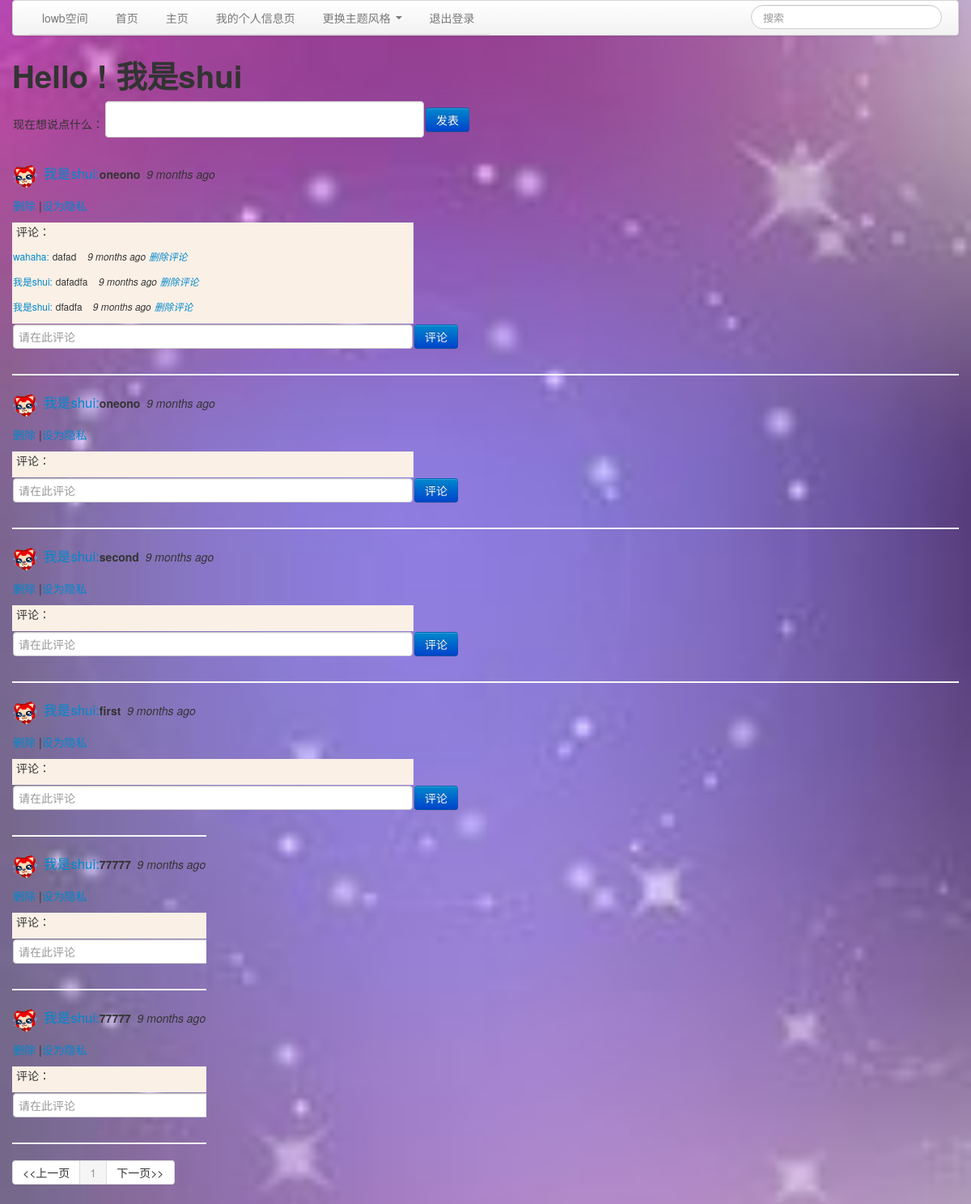
The app's page /index (signed in) with its own data.
### app/models.py (models this page shows, shortened)
class User(db.Model):
	id = db.Column(db.Integer,primary_key=True)
	nickname = db.Column(db.String(64),index= True,unique=True)
	email = db.Column(db.String(120),index= True,unique=True)#对字段修改migrate好像无效
	posts = db.relationship('Post',backref='author',lazy='dynamic')
	about_me = db.Column(db.String(140))
	last_seen = db.Column(db.DateTime)
	fav = db.Column(db.String(64))
	img = db.Column(db.String(64))
	followed =db.relationship('User',
							secondary = followers,
							primaryjoin = (followers.c.follower_id == id),
							secondaryjoin = (followers.c.followed_id == id),
							backref =db.backref('followers',lazy ='dynamic'),
							lazy='dynamic')
	def followed_posts(self):
		return Post.query.join(followers, (followers.c.followed_id == Post.user_id)).filter(followers.c.follower_id == self.id).order_by(Post.timestamp.desc())
	def avatar(self):
		return self.img
	def is_authenticated(self):
		return True

class Post(db.Model):
	__searchable__ = ['body']
	id = db.Column(db.Integer,primary_key =True)
	body = db.Column(db.String(140))
	timestamp =db.Column(db.DateTime)
	user_id = db.Column(db.Integer,db.ForeignKey('user.id'))
	mark = db.Column(db.Integer)#设为隐私标记，仅自己可见
	review = db.relationship('Comment', backref='post', lazy='dynamic')
	def post_comments(self):
		return self.review.order_by(Comment.timestamp.desc())

class Comment(db.Model):
	id = db.Column(db.Integer, primary_key=True)
	observer = db.Column(db.String(64),index= True)
	comment_id = db.Column(db.Integer, db.ForeignKey('post.id'))
	content = db.Column(db.String(140))  # 评论功能
	timestamp = db.Column(db.DateTime)

### app/views.py (the view)
@app.route('/',methods=['GET','POST'])
@app.route('/index',methods=['GET','POST'])
@app.route('/index/<int:page>/<background>', methods = ['GET', 'POST'])
@login_required
def index(page=1):
	form = PostForm()
	if form.validate_on_submit():
		post = Post(body=form.post.data,timestamp=datetime.utcnow(),author=g.user,mark=0)
		db.session.add(post)
		db.session.commit()
		flash("发表成功~~")
		return redirect(url_for('index'))#避免了用户在提交 blog 后不小心触发刷新的动作而导致插入重复的 blog。
	posts = g.user.followed_posts().paginate(page, POSTS_PER_PAGE, False)
	return render_template("index.html",form= form,title='我的主页',background= g.user.fav,posts=posts)

### app/forms.py
class SearchForm(Form):
	search = StringField('search', validators=[DataRequired()])

class CommentForm(Form):
	comment = StringField('comment', validators=[DataRequired()])

### app/momentjs.py (called while the page is built)
	def render(self,format):
		return Markup("<script>\ndocument.write(moment(\"%s\").%s);\n</script>" % (self.timestamp.strftime("%Y-%m-%dT%H:%M:%S Z"), format))

	def fromNow(self):
		return self.render("fromNow()")

### app/views.py (called while the page is built)
@app.before_request
def before_request():
	g.user = current_user
	if g.user.is_authenticated():
		g.user.last_seen = datetime.utcnow()
		db.session.add(g.user)
		db.session.commit()
		g.search_form = SearchForm()
		g.form2 = CommentForm()

@lm.user_loader
def load_user(id):
	return User.query.get(int(id))

### app/templates/index.html (shortened to what this page needs)
{%extends"base.html"%}
{%block content%}
<h1>Hello ! {{g.user.nickname}} </h1>
<form action="" method="post" name="post">
	<table>
		<tr>
			<td width="280">现在想说点什么：</td>
			<td width="120">{{form.post(style="width:380px;height:35px")}}</td>
			<td width="150"><div class="control-group"><div class="controls"><input class="btn btn-primary" type="submit" value="发表"></div></div></td>
			<td>
		</tr>
	</table>
</form>
{% for post in posts.items %}
	{%if post.author.id==g.user.id%}
	{%include 'post.html'%}
	{%elif post.mark==0%}
	{%include 'post.html'%}
	{%endif%}
	<hr>
{% endfor %}
<div class="pagination">
  <ul>
    <li>{% if posts.has_prev %}<a href="{{ url_for('index',page = posts.prev_num) }}"><<上一页</a>{% else %}<span><<上一页</span>{% endif %}</li>
    {%for p in posts.iter_pages(left_edge=2,left_current=2,right_current=5,right_edge=2)%}
		{% if p %}
			{% if p == posts.page %}
			<li class="active"><a href="{{ url_for('index',page = p) }}">{{p}}</a></li>
			{% else %}
			<li><a href="{{ url_for('index',page = p) }}">{{p}}</a></li>
			{%endif%}
		{%endif%}
	{%endfor%}
    <li>{% if posts.has_next %}<a href="{{ url_for('index',page = posts.next_num) }}">下一页>></a>{% else %}<span>下一页>></span>{% endif %}</li>
  </ul>
</div>
{%endblock%}

### app/templates/base.html (shortened to what this page needs)
<!DOCTYPE html>
<html>
  <head>
    <link href="/static/css/bootstrap.min.css" rel="stylesheet" media="screen">
    <link href="/static/css/bootstrap-responsive.min.css" rel="stylesheet">
  </head>
  <body>
    <div class="container">
      <div class="navbar">
        <div class="navbar-inner">
			<ul class="nav nav-tabs">
				<li class="navbar-header">
					<a class="navbar-brand" href="#">lowb空间</a>
				</li>
				<li>
					<a href="/index">首页</a></li>
				{%if g.user.is_authenticated()%}
				<li>
					<a href="/index">主页</a><li>
				<li>
					<a href="{{url_for('user',nickname=g.user.nickname)}}">我的个人信息页</a><li>
				<li class="dropdown">
					<a class="dropdown-toggle" data-toggle="dropdown" href="#">更换主题风格
						<span class="caret"></span></a>
				<li>
					<a href="{{url_for('logout')}}">退出登录</a><li>
				{% endif %}
			</ul>
		  <div class="nav-collapse collapse">
			{%if g.user.is_authenticated()%}
			<form class="navbar-search pull-right" action="{{url_for('search')}}" method="post" name="search">{{g.search_form.hidden_tag()}}{{g.search_form.search(placeholder="搜索",class="search-query")}}</form>
			{% endif %}
		  </div>
		</div>
	  </div>
      <div class="row">
        <div class="span12">
		  {%block content%}{%endblock%}
		</div>
	  </div>
	</div>
  </body>
</html>

### app/templates/post.html
<table>
    <tr valign="top">
        <td><p><a href="{{url_for('user', nickname = post.author.nickname)}}"><img src="{{post.author.avatar()}}"width="30" class="img-circle">
			&nbsp;<big><a href="{{url_for('user', nickname = post.author.nickname)}}">{{post.author.nickname}}:</a></big><strong>{{post.body}}</strong><i>&nbsp;&nbsp;{{momentjs(post.timestamp).fromNow()}}</i></big></p>
		</td>
	</tr>
	<tr valign="middle">
		<td>
			<p>
			{% if post.author.id == g.user.id %}
			  <a href="{{ url_for('delete', id = post.id) }}">删除</a>
			  {%if post.mark==0%}
			  |<a href="{{ url_for('mark', id = post.id) }}">设为隐私</a>
			  {%else%}
			  |<span>已设为隐私</span>
			  |<a href="{{ url_for('mark', id = post.id) }}">点击公开</a>
			  {%endif%}
			{% endif %}
			</p>
		</td>
    </tr>
	<tr valign="top">
	  <td style="background-color:#FAF0E6;" width="480">
	  {%if post.post_comments()%}
	    <p><span>&nbsp;评论：</span></p>
		{%for comment in post.post_comments()%}
		<p><span>{%include 'comment.html'%}</span></p>
		{%endfor%}
	  {%else%}
	  <p>暂无评论</p>
	  {%endif%}
	  </td>
	</tr>
	<tr valign="middle">
		<form action="{{url_for('comment',id=post.id)}}" method="post" name="comment">
			<td width="120">
				{{g.form2.hidden_tag()}}{{g.form2.comment(style="width:480px;",placeholder="请在此评论")}}
			</td>
			<td width="120">
				<div class="control-group" >
				  <div class="controls">
				    <input class="btn btn-primary" type="submit" value="评论">
				  </div>
				</div>
			</td>
		</form>
	</tr>
</table>

### app/templates/comment.html
<p>
	<a href="{{url_for('user', nickname = comment.observer)}}"><small>{{comment.observer}}:</small></a>
	<span><small>{{comment.content}}</small></span>
	<span><small><i>&nbsp;&nbsp;&nbsp;{{momentjs(comment.timestamp).fromNow()}}</i></small></span>
	<span>{%if comment.post.user_id ==g.user.id%}<small><i><a href="{{url_for('delete_c', id = comment.id)}}">删除评论</i></small>{%endif%}</span>
</p>

### records on screen
User: user.nickname "我是shui"
Post: author.avatar (picture), body "oneono"
Comment: observer "wahaha", content "dafad"
Comment: observer "我是shui", content "dafadfa"
Comment: observer "我是shui", content "dfadfa"
Post: author.avatar (picture), author.nickname "我是shui", body "oneono"
Post: author.avatar (picture), author.nickname "我是shui", body "second"
Post: author.avatar (picture), author.nickname "我是shui", body "first"
Post: author.avatar (picture), author.nickname "我是shui", body "77777"
Post: author.avatar (picture), author.nickname "我是shui", body "77777"

### other values on screen
{{ p }} "1"
